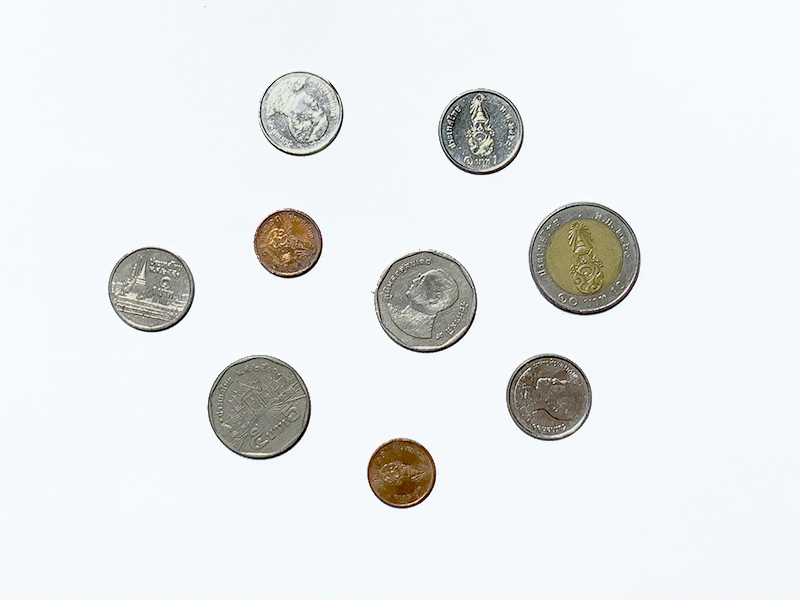
#> input picture Computer Vision/coins.png, 800 x 600 px
$ python color_detection.py
#> lines starting #> are read from the running program, lines starting #| are printed output that depends on the picture; after the words box and inside, x2 and y2 are one past the last pixel; in counts of white or black regions, pixels touching at a corner belong together
import cv2
import numpy as np
import matplotlib.pyplot as plt

A = cv2.imread('coins.png')
#> A is the input picture: shape (600, 800, 3); mean B, G, R 235, 234.6, 232
cv2.imshow('A',A)
plt.imshow(A)

tol = 30
color = np.array([30, 30, 50])
plt.imshow(A[:, :, ::-1])
plt.show()
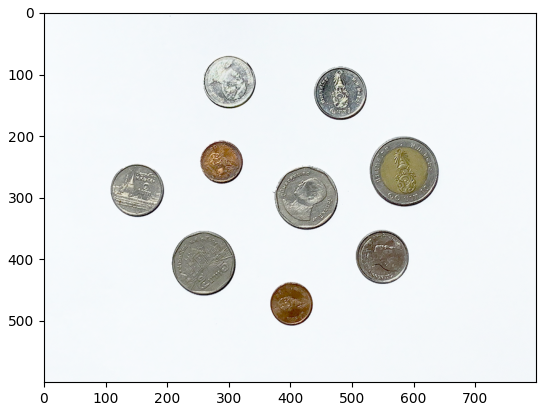
#> figure drawn by matplotlib, 1 panel; B, G, R data is drawn as R, G, B

mask = cv2.inRange(A, color-tol, color+30)
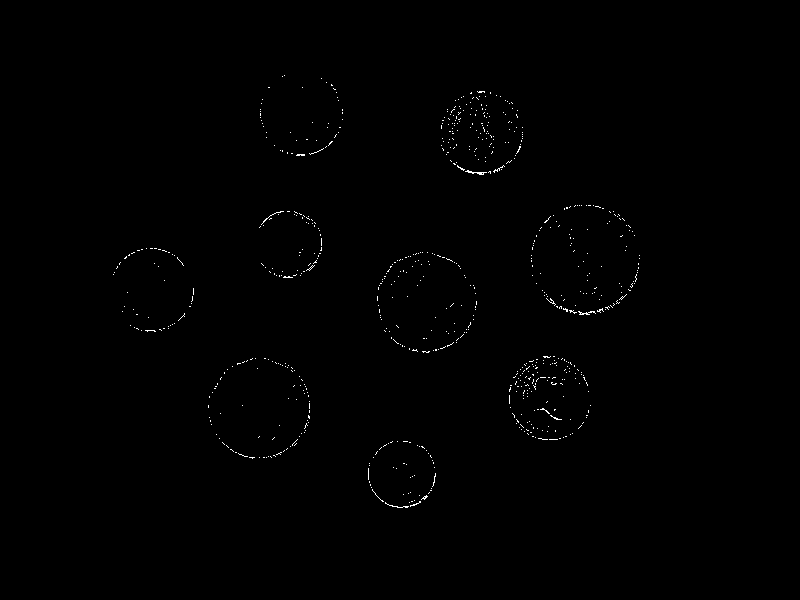
#> mask: shape (600, 800); 0.38% white in thin lines or dots, all inside (x1, y1, x2, y2) = (113, 75, 640, 508)
Amask = cv2.bitwise_and(A, A, mask=mask)
cv2.imshow('mask', mask)
cv2.imshow('Amask', Amask)
cv2.waitKey()
cv2.imwrite('mask.png', mask)
cv2.imwrite('Amask.png', Amask)
